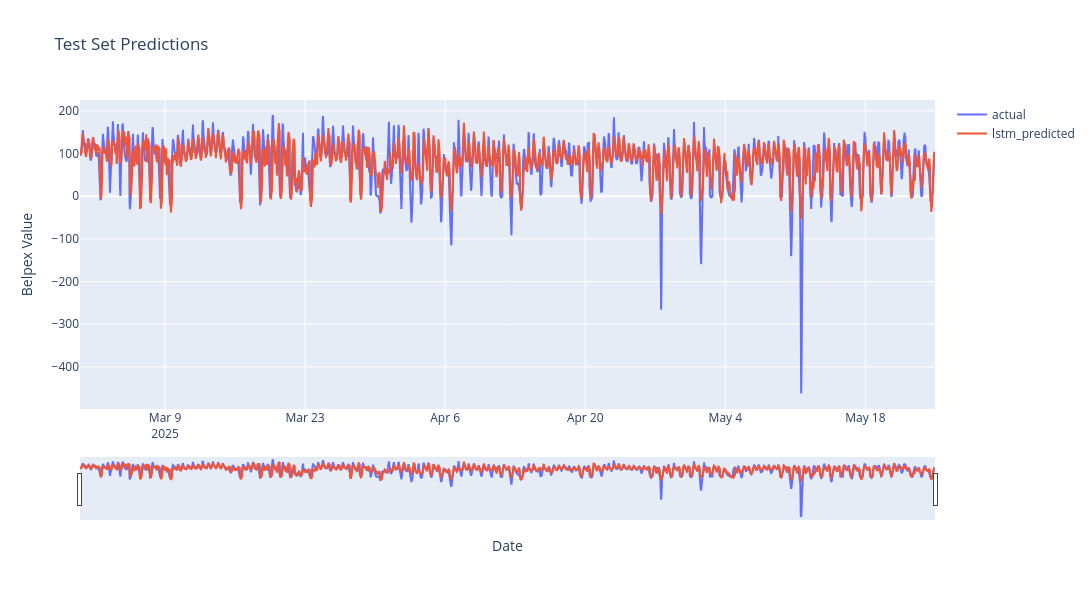

Notebook code cell kept with this figure:
### Code cell
fig = go.Figure()


fig.add_trace(go.Scatter(
    x=plot_testset['target_date'],
    y=plot_testset['target'],
    mode='lines',
    name='actual'
))

fig.add_trace(go.Scatter(
    x=plot_testset['target_date'],
    y=plot_testset['y_pred'],
    mode='lines',
    name='lstm_predicted'
))

fig.update_layout(
    title='Test Set Predictions',
    xaxis_title='Date',
    yaxis_title='Belpex Value',
    xaxis=dict(
        rangeslider=dict(visible=True),
        type='date'
    ),
    width=1200,
    height=600
)

fig.show()

### Figure 1 — Plotly figure (JSON) as saved in the notebook; plotly's stock layout.template omitted (floating-point values rounded to 4 significant figures; data arrays with more than 128 entries replaced by an {"elided": "..."} marker saying what was removed)
{"data": [{"mode": "lines", "name": "actual", "type": "scatter", "x": {"elided": "2052 str values"}, "y": {"elided": "2052 float values"}}, {"mode": "lines", "name": "lstm_predicted", "type": "scatter", "x": {"elided": "2052 str values"}, "y": {"elided": "2052 float values"}}], "layout": {"height": 600, "title": {"text": "Test Set Predictions"}, "width": 1200, "xaxis": {"rangeslider": {"visible": true}, "title": {"text": "Date"}, "type": "date"}, "yaxis": {"title": {"text": "Belpex Value"}}}}
